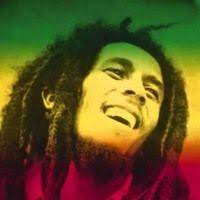
#> input picture python/openCV/bob-marley.jpg, 200 x 200 px
$ python grayscale-histogram-openCV.py
#> lines starting #> are read from the running program, lines starting #| are printed output that depends on the picture
from matplotlib import pyplot as plt
import cv2 as cv
img = cv.imread('bob-marley.jpg')
#> img is the input picture: shape (200, 200, 3); mean B, G, R 34, 82, 95.4
gray = cv.cvtColor(img, cv.COLOR_BGR2GRAY)
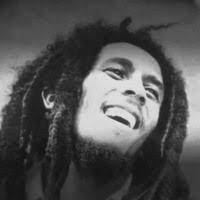
#> gray: shape (200, 200); min 11, max 233, mean 80.5
hist = cv.calcHist([gray], [0], None, [256], [0, 256])
#> hist = 256 values, max 862 at index 31, min 0 at index 0, mean 156.2
plt.figure()
plt.title('Grayscale histogram')
plt.xlabel('Bins')
plt.ylabel('# of pixels')
plt.plot(hist)
plt.xlim([0, 256])
plt.ylim([0, 2090])
plt.show()
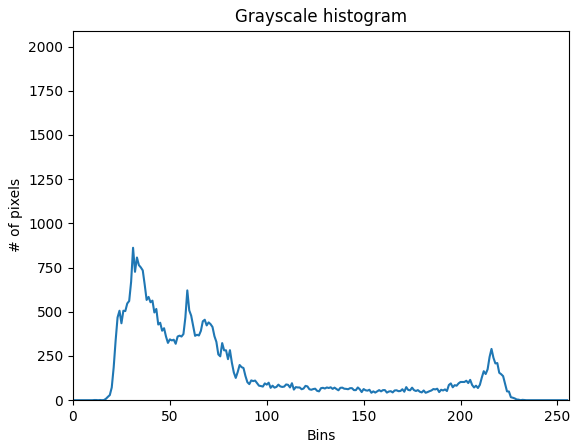
#> figure drawn by matplotlib, 1 panel; curve peaks at x = 31, y = 862
cv.waitKey(0)

$ run again, with python/openCV/face-bob.jpg copied over python/openCV/bob-marley.jpg
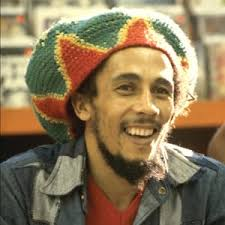
#> input picture python/openCV/face-bob.jpg, 225 x 225 px
#> img is the input picture: shape (225, 225, 3); mean B, G, R 88, 120, 139
#> `gray = cv.cvtColor(img, cv.COLOR_BGR2GRAY)`:
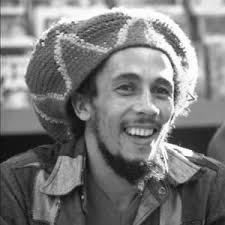
#> gray: shape (225, 225); min 8, max 255, mean 122
#> hist = 256 values, max 427 at index 142, min 0 at index 0, mean 197.8
#> `plt.show()`:
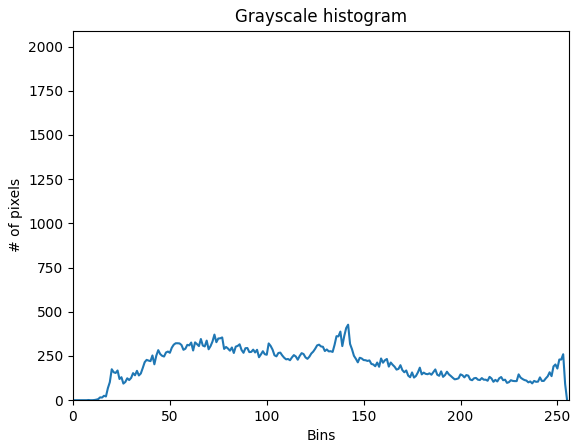
#> figure drawn by matplotlib, 1 panel; curve peaks at x = 142, y = 427

$ run again, with python/openCV/messi.jpg copied over python/openCV/bob-marley.jpg
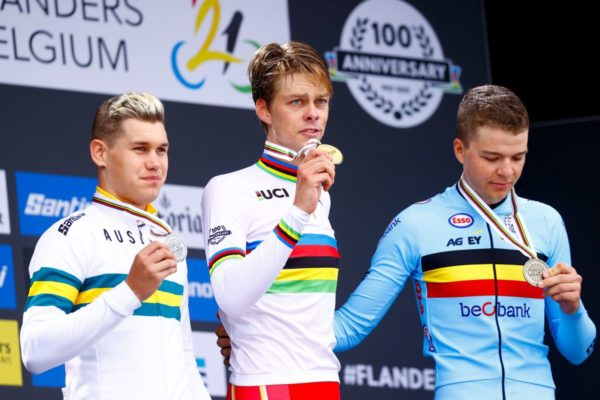
#> input picture python/openCV/messi.jpg, 600 x 400 px
#> img is the input picture: shape (400, 600, 3); mean B, G, R 143.9, 130.1, 126.9
#> `gray = cv.cvtColor(img, cv.COLOR_BGR2GRAY)`:
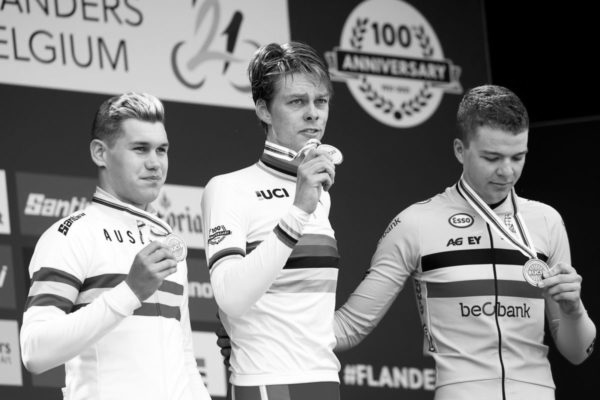
#> gray: shape (400, 600); min 0, max 255, mean 130.8
#> hist = 256 values, max 11467 at index 0, min 155 at index 2, mean 937.5
#> `plt.show()`:
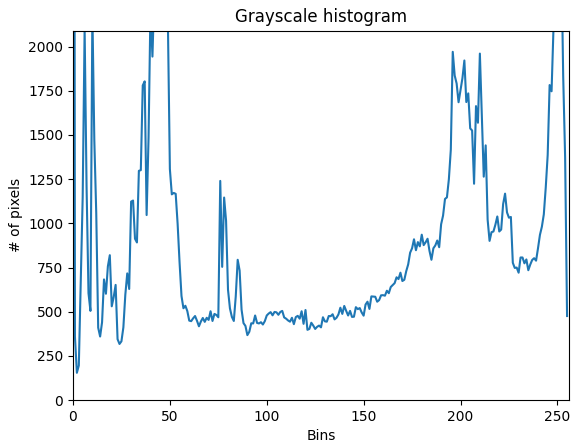
#> figure drawn by matplotlib, 1 panel; curve peaks at x = 0, y = 11467
